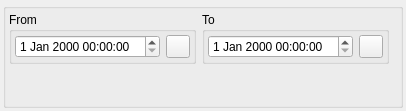
<?xml version="1.0" encoding="UTF-8"?>
<ui version="4.0">
 <class>LogEventSelector</class>
 <widget class="QWidget" name="LogEventSelector">
  <property name="geometry">
   <rect>
    <x>0</x>
    <y>0</y>
    <width>406</width>
    <height>111</height>
   </rect>
  </property>
  <property name="sizePolicy">
   <sizepolicy hsizetype="Expanding" vsizetype="Minimum">
    <horstretch>0</horstretch>
    <verstretch>0</verstretch>
   </sizepolicy>
  </property>
  <property name="minimumSize">
   <size>
    <width>406</width>
    <height>0</height>
   </size>
  </property>
  <property name="windowTitle">
   <string/>
  </property>
  <layout class="QVBoxLayout" name="verticalLayout_2">
   <property name="leftMargin">
    <number>3</number>
   </property>
   <property name="topMargin">
    <number>3</number>
   </property>
   <property name="rightMargin">
    <number>3</number>
   </property>
   <property name="bottomMargin">
    <number>3</number>
   </property>
   <item>
    <widget class="QGroupBox" name="groupBox">
     <property name="title">
      <string/>
     </property>
     <layout class="QVBoxLayout" name="verticalLayout">
      <property name="leftMargin">
       <number>3</number>
      </property>
      <property name="topMargin">
       <number>3</number>
      </property>
      <property name="rightMargin">
       <number>3</number>
      </property>
      <property name="bottomMargin">
       <number>3</number>
      </property>
      <item>
       <layout class="QHBoxLayout" name="horizontalLayout_3">
        <item>
         <widget class="QGroupBox" name="groupBox_2">
          <property name="title">
           <string>From</string>
          </property>
          <layout class="QHBoxLayout" name="horizontalLayout">
           <property name="leftMargin">
            <number>3</number>
           </property>
           <property name="topMargin">
            <number>3</number>
           </property>
           <property name="rightMargin">
            <number>3</number>
           </property>
           <property name="bottomMargin">
            <number>3</number>
           </property>
           <item>
            <widget class="QDateTimeEdit" name="m_from"/>
           </item>
           <item>
            <widget class="QToolButton" name="m_fromLaunchButton">
             <property name="toolTip">
              <string>From Launching of Application</string>
             </property>
             <property name="text">
              <string/>
             </property>
             <property name="icon">
              <iconset resource="resources.qrc">
               <normaloff>:/img/launch_16x16.png</normaloff>:/img/launch_16x16.png</iconset>
             </property>
            </widget>
           </item>
          </layout>
         </widget>
        </item>
        <item>
         <widget class="QGroupBox" name="groupBox_3">
          <property name="title">
           <string>To</string>
          </property>
          <layout class="QHBoxLayout" name="horizontalLayout_2">
           <property name="leftMargin">
            <number>3</number>
           </property>
           <property name="topMargin">
            <number>3</number>
           </property>
           <property name="rightMargin">
            <number>3</number>
           </property>
           <property name="bottomMargin">
            <number>3</number>
           </property>
           <item>
            <widget class="QDateTimeEdit" name="m_to"/>
           </item>
           <item>
            <widget class="QToolButton" name="m_toCurrentTimeButton">
             <property name="toolTip">
              <string>To Current Time</string>
             </property>
             <property name="text">
              <string/>
             </property>
             <property name="icon">
              <iconset resource="resources.qrc">
               <normaloff>:/img/chronometer_16x16.png</normaloff>:/img/chronometer_16x16.png</iconset>
             </property>
            </widget>
           </item>
          </layout>
         </widget>
        </item>
        <item>
         <spacer name="horizontalSpacer">
          <property name="orientation">
           <enum>Qt::Horizontal</enum>
          </property>
          <property name="sizeHint" stdset="0">
           <size>
            <width>40</width>
            <height>20</height>
           </size>
          </property>
         </spacer>
        </item>
       </layout>
      </item>
      <item>
       <widget class="Globe::SelectQueryNavigation" name="m_navigation" native="true"/>
      </item>
     </layout>
    </widget>
   </item>
  </layout>
 </widget>
 <customwidgets>
  <customwidget>
   <class>Globe::SelectQueryNavigation</class>
   <extends>QWidget</extends>
   <header>select_query_navigation.hpp</header>
   <container>1</container>
  </customwidget>
 </customwidgets>
 <resources>
  <include location="resources.qrc"/>
  <include location="resources.qrc"/>
  <include location="resources.qrc"/>
 </resources>
 <connections/>
</ui>
